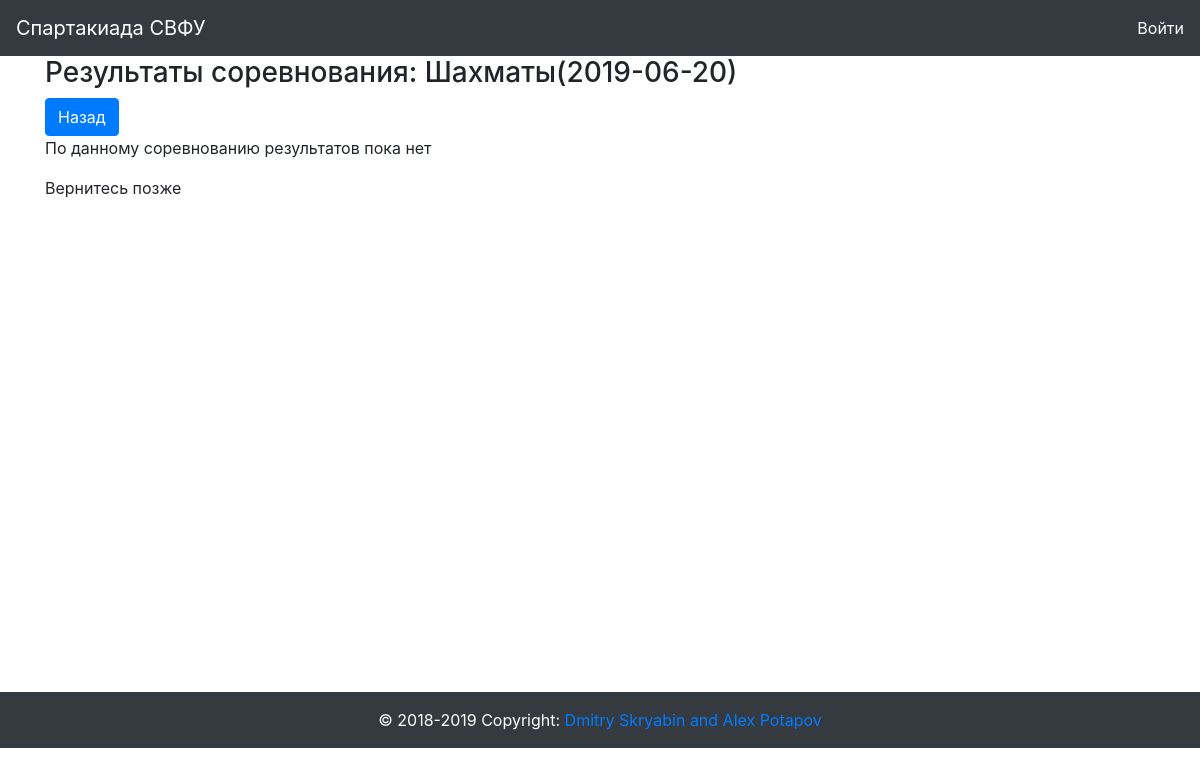
/CM/teamresult/114, run on an earlier commit of the app's database.
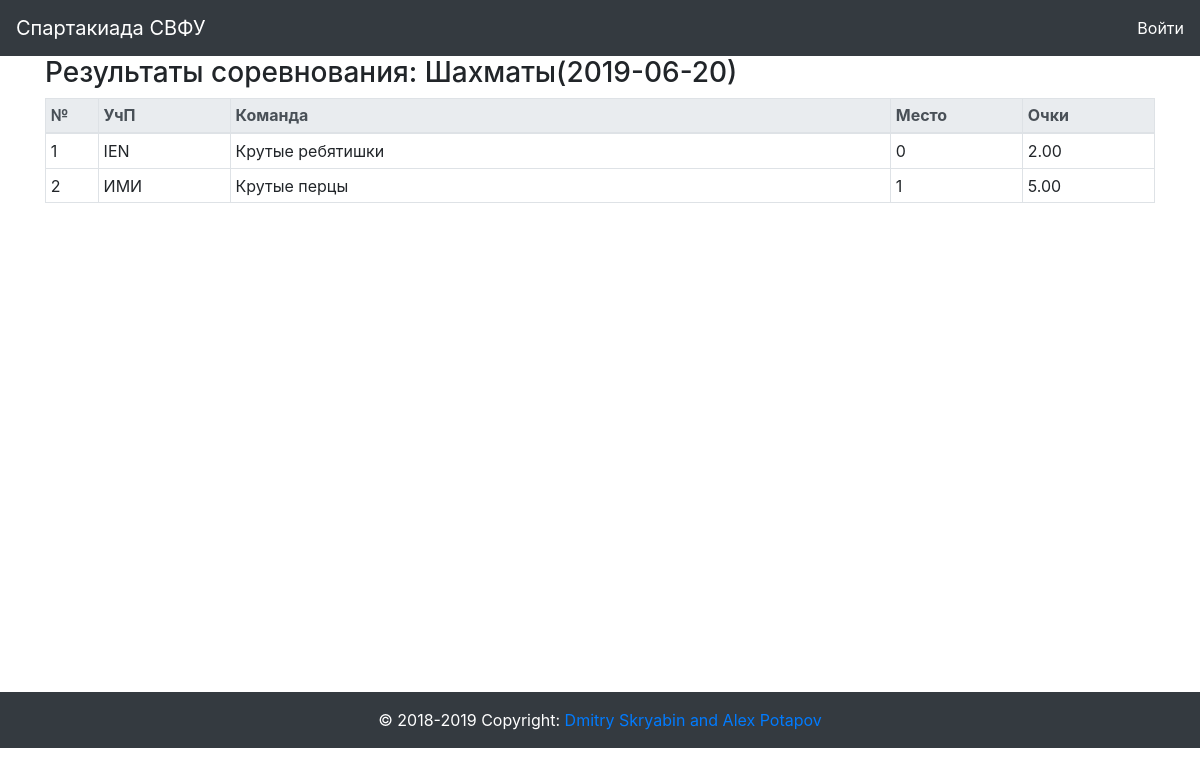
And on a later commit of the database.
### sport/models.py (models this page shows, shortened)
class Competition(models.Model):
    date = models.DateField(verbose_name = "Дата соревнования", default=datetime.date.today())
    place = models.ForeignKey(Place, verbose_name = "Место проведения", null = True, blank = True, on_delete = models.CASCADE)
    sport = models.ForeignKey(Sport, verbose_name = "Вид Спорта", db_index = True, on_delete = models.CASCADE)
    result = models.BooleanField(verbose_name="Проведено", default = False)
    def __str__(self):
        return self.sport.name + '(' + str(self.date) + ')'

class Sport(models.Model):
    type = models.CharField(choices=SportType, verbose_name="Тип спорта", max_length=10)
    name = models.CharField(verbose_name="Вид спорта", max_length=200, db_index=True)
    class Meta:
        ordering = ['name']
        verbose_name = "вид спорта"
        verbose_name_plural = "виды спорта"

class TeamResult(models.Model):
    points = models.DecimalField(verbose_name = "Очки", null=True, blank=True, decimal_places=2, max_digits=5, validators=[MinValueValidator(limit_value=0)])
    competition = models.ForeignKey(Competition, verbose_name = "Соревнование", db_index = True, on_delete=models.CASCADE)
    result = models.PositiveIntegerField(verbose_name= "Место", null=True, blank=True)
    team = models.ForeignKey(Team, verbose_name="Команда", db_index=True, on_delete=models.CASCADE)

class Team(models.Model):
    competition = models.ForeignKey(Competition, verbose_name="Соревнование", db_index=True, on_delete=models.CASCADE)
    organization = models.ForeignKey(Department, verbose_name="Организация", db_index=True, on_delete=models.CASCADE)
    name = models.CharField(max_length=100, verbose_name= "Название команды", db_index=True)
    not_resultable = models.BooleanField(verbose_name='В зачете', default=False)
    approved = models.BooleanField(verbose_name="Утвержден", default=False)

class Department(models.Model):
    name = models.CharField(max_length=100, verbose_name="Организация", db_index=True)

### sport/views.py (the view)
# urls.py: path('teamresult/<int:competition_id>', views.result_team, name="teamresult"), # Результаты соревнования
def result_team(request, competition_id):
    print("test")
    teamRes = TeamResult.objects.filter(competition__id = competition_id, team__not_resultable=True).order_by('result')
    teamresult ={}
    request_url = request.GET.get('next')
    print(request_url)
    teamresult['teamresult'] = teamRes
    competition_name = Competition.objects.get(id = competition_id)
    if any(teamresult['teamresult']):
        context = {
            'teamRes': teamresult,
            'competition_name': competition_name,
            'request_url': request_url
        }
    else:
        context = {
            'is_empty': True,
            'competition_name': competition_name,
            'request_url': request_url
        }
    return render(request, 'sport/ResultTeam.html', context)

### sport/template/sport/ResultTeam.html
{% extends "sport/index.html" %}
{% block TeamResult %}
<div class="container" style="min-height: 79.5vh;">
  <h3>Результаты соревнования: {{ competition_name }}</h3>
  {% if is_empty %}
  <a href="{{ request_url }}" class="btn btn-primary">Назад</a><p>По данному соревнованию результатов пока нет</p>
  <p>Вернитесь позже</p>
  {% else %}
  <table class="table table-hover table-bordered table-sm table-justified">
      <thead class="active thead-light">
        <tr>
          <th class="table-warning" style="width: 4%">№</th>
          <th style="width: 10%">УчП</th>
          <th style="width: 50%">Команда</th>
          <th style="width: 10%">Место</th>
          <th style="width: 10%">Очки</th>
        </tr>
      </thead>
      <tbody>
        {% for item in teamRes.teamresult %}
          <tr>
            <td>{{ forloop.counter }}</td>
            <td>{{ item.team.organization.name }}</td>
            <td>{{ item.team.name }}</td>
            <td>{{ item.result }}</td>
            <td>{{ item.points }}</td>
          </tr>
        {% endfor %}
      </tbody>
  </table>
  {% endif %}
</div>
{% endblock %}

### sport/template/sport/index.html (shortened to what this page needs)
<!DOCTYPE html>
<html lang="en">
<head>
    {% load static %}
    <link rel="stylesheet" type="text/css" href="{% static 'css/bootstrap.min.css' %}">
    <link rel="stylesheet" type="text/css" href="{% static 'css/style/style.css' %}">
    <script type="text/javascript" src="{% static 'js/jquery.js' %}"></script><link rel="stylesheet" href="https://ajax.googleapis.com/ajax/libs/jqueryui/1.12.1/themes/smoothness/jquery-ui.css">
</head>
<header>
  {% include "header.html" %}
</header>
<body>
  {% block TeamResult %}
  {% endblock %}
</body>
{% include "footer.html" %}
</html>

### templates/header.html (shortened to what this page needs)
<nav class="navbar navbar-expand-sm bg-dark navbar-dark">
  <a class="navbar-brand" href="/">Спартакиада СВФУ</a>
  <div id="my-nav" class="collapse navbar-collapse justify-content-end">
    <ul class="navbar-nav">
      {% if user.is_authenticated %}
      <li class="nav-item acive"> <a href="/auth/logout" style="color: white; text-decoration: none;">Выйти ({{ user.username }})</a> </li>
      {% else %}
      <li> <a href="/auth/login" style="color: white; text-decoration: none;">Войти</a> </li>
      {% endif %}
    </ul>
  </div>
</nav>

### templates/footer.html (shortened to what this page needs)
<footer class="page-footer font-small bg-dark">
  <div class="footer-copyright text-center py-3" style="color: #fff;">© 2018-2019 Copyright:
    <a href="#">      Dmitry Skryabin and Alex Potapov</a>
  </div>
</footer>

What changed in the data, as far as the page shows it:
added TeamResult: team.organization.name "IEN", team.name "Крутые ребятишки", result "0", points "2.00"
added TeamResult: team.organization.name "ИМИ", team.name "Крутые перцы", result "1", points "5.00"
Also different on the page:
text no longer shown: "Назад По данному соревнованию результатов пока нет Вернитесь позже"
text now shown: "№ УчП Команда Место Очки"
